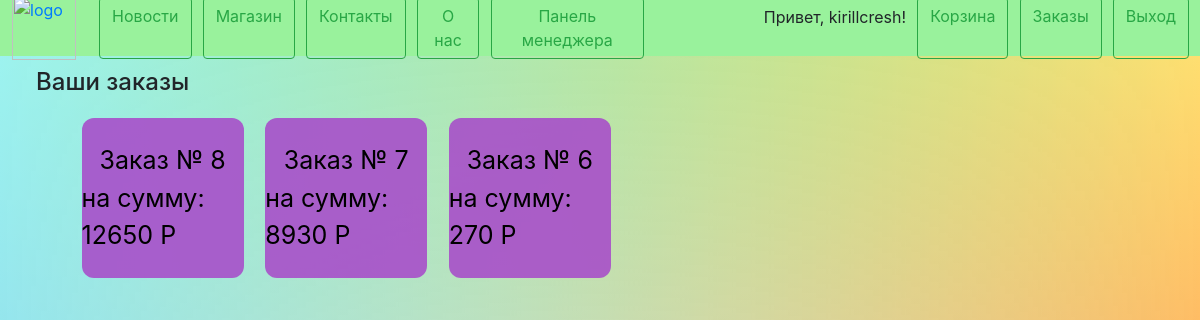
Screenshot of /orders/ (signed in) with the database file from the repository.
### orders/models.py (models this page shows, shortened)
class Orders(models.Model):
    is_cart = models.BooleanField(default=True)
    total = models.IntegerField(null=True, default=0)
    client = models.ForeignKey(User, on_delete=models.CASCADE, null=True)
    def __str__(self):
        return str('Заказ № ' + str(self.id))
    class Meta:
        verbose_name = 'Заказ'
        verbose_name_plural = 'Заказы'

### orders/views.py (the view)
# urls.py: path('', views.index, name='main'),
def index(request):
    if request.user.is_active:
        orders = Orders.objects.filter(is_cart=False).order_by('-total')
        context = {
            'orders': orders,
        }
        return render(request, 'orders/index.html', context)
    else:
        return redirect('main:main')

### orders/templates/orders/index.html (shortened to what this page needs)
{% extends 'main/layout.html' %}
{% load static %}
{% block static %}
    <link rel="stylesheet" href="{% static 'main/css/orders_index.css' %}">
{% endblock %}
{% block content %}
<h4 style="margin: 1% 0 0 3%;">Ваши заказы</h4>
<div class="orders">
    {% if orders %}
        {% for order in orders %}
            <div class="zaka">
                <a href="{% url 'orders:orders_detail' order.id %}">{{ order }}</a>
                <a> на сумму: {{ order.total }} Р</a>
            </div>
        {% endfor %}
    {% else %}
        <a>Заказов нет</a>
    {% endif %}
</div>
{% endblock %}

### main/templates/main/layout.html (shortened to what this page needs)
{% load static %}
<html lang="en">
<head>
    <link rel="stylesheet" href="https://cdnjs.cloudflare.com/ajax/libs/twitter-bootstrap/4.6.1/css/bootstrap.min.css">
    <link rel="stylesheet" href="{% static 'main/css/site.css' %}">
    {% block static %}
    {% endblock %}
    <link rel="stylesheet" href="https://use.fontawesome.com/releases/v5.8.2/css/all.css">
</head>
<body>
    <div class="fixed">
        <div class="header">
            <a href="/" style="margin: 0 1% 0 1%;"><img src="{% static 'main/img/logo2.png' %}" alt="logo" style="width:64;"> </a>
            <div class="middle">
                <div class="header_left">
                    <a type="button" class="btn btn-outline-success" href="{% url 'news:main' %}">Новости</a>
                    <a type="button" class="btn btn-outline-success" href="{% url 'shop:main' %}">Магазин</a>
                    <a type="button" class="btn btn-outline-success" href="{% url 'main:contacts' %}">Контакты</a>
                    <a type="button" class="btn btn-outline-success" href="{% url 'main:about' %}">О нас</a>
                    {% if user.is_staff %}
                         <a type="button" class="btn btn-outline-success" href="{% url 'main:manager' %}">Панель менеджера</a>
                    {% endif %}
                </div>
                <div class="header_right">
                    {% if not user.is_authenticated %}
                        <a type="button" class="btn btn-outline-success" href="{% url 'main:register' %}">Регистрация</a>
                        <a type="button" class="btn btn-outline-success" href="{% url 'main:login' %}">Вход</a>
                    {% else %}
                        <a style="margin-top: 1vh;"> Привет, {{ user.username }}!</a>
                        <a type="button" class="btn btn-outline-success" href="{% url 'orders:cart_detail' %}">Корзина</a>
                        <a type="button" class="btn btn-outline-success" href="{% url 'orders:main' %}">Заказы</a>
                        <a type="button" class="btn btn-outline-success" href="{% url 'main:logout' %}">Выход</a>
                    {% endif %}
                </div>
            </div>
        </div>
    </div>
    {% block content %}
    {% endblock %}
</body>
</html>

### main/static/main/css/site.css (style rules this page uses)
.header { width: 100%; height: 7vh; background-color: 99f29c; display: flex; align-items: center; flex-direction:row; }
body { background-blend-mode: screen; background: linear-gradient(limegreen, transparent), linear-gradient(90deg, skyblue, transparent), linear-gradient(-90deg, coral, transparent); background-size: cover; background-position: center center; background-repeat: no-repeat; background-attachment: fixed; }
.middle { display: flex; width: 95% }
.header_left, .header_right { display: flex; width: 50%; }
.header_right { justify-content: flex-end; }
.header_right > a { margin: 0 2% 0 0; }
.header_left > a { margin: 0 0 0 2%; }

### main/static/main/css/orders_index.css (style rules this page uses)
.orders { display: flex; width:90%; margin:0 5% 0 5%; height:20vh; flex-direction: row; flex-wrap: wrap; font-size: 25px; color: black }
.zaka { display: flex; justify-content: center; align-items: center; margin: 2% 0 0 2%; width:15%; height:20vh; font-size: 25px; color: black; flex-direction:column; background-color: #a84dc9e3; border-radius: 12px; }
.zaka > a { text-decoration: None; color: black; }

### rows the page displays
Orders: id "Заказ № 8", total "12650"
Orders: id "Заказ № 7", total "8930"
Orders: id "Заказ № 6", total "270"

### other values shown
{{ user.username }} "kirillcresh"
